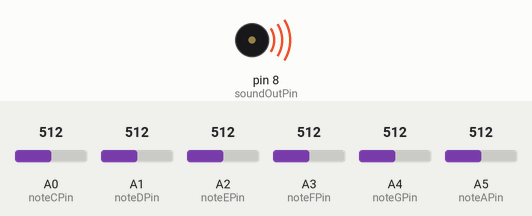
Simulated run of this sketch. Board: Arduino Uno, built with avr-gcc and run on an emulated ATmega328P. Shown: buzzer (waves = sounding). The inputs (shaded band) are chosen by the test bench; at power-on: A0 (noteCPin) = 512, A1 (noteDPin) = 512, A2 (noteEPin) = 512, A3 (noteFPin) = 512, A4 (noteGPin) = 512, A5 (noteAPin) = 512.

Above: at 0.1 s.
Timing chart, 0 to 1.6 s (numbered marks = the images above):
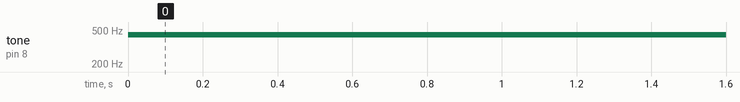

The sketch:

Musical-Bananas.ino
```cpp
// Musical-Bananas
// (c) 2025 tweeks-homework@theweeks.org
// A fun little musical fruit organ (touch sensors) made from 3Mohm pull down
// resistors into the Analog 0-5 pins, connection to pieces of fruit
// to trigger the keys C-A (using pitches.h).  It's not a perfect quality
// sound with the constant polled reading of every analog input, but it's
// good enough to get kids engaged. If anyone has a better key-polling method
// please let me know.

#include "pitches.h"

//ANALOG MODDE
int noteCPin=A0;
int noteDPin=A1;
int noteEPin=A2;
int noteFPin=A3;
int noteGPin=A4;
int noteAPin=A5;


int soundOutPin=8;
int touchThresh=30;
int note=0;

void setup() {
  Serial.begin(9600);
  pinMode(soundOutPin, OUTPUT);
}

void loop() {

  // Use Serial prints for setting your touch-trigger threshold value.
  //Serial.println("======================");
  //delay(1);
  if(analogRead(noteCPin) > touchThresh) note=NOTE_C4;
  //Serial.print("C=");Serial.println(analogRead(noteCPin));
  //delay(1);
  if(analogRead(noteDPin) > touchThresh) note=NOTE_D4;
  //Serial.print("D=");Serial.println(analogRead(noteDPin));
  //delay(1);
  if(analogRead(noteEPin) > touchThresh) note=NOTE_E4;
  //Serial.print("E=");Serial.println(analogRead(noteEPin));
  //delay(1);
  if(analogRead(noteFPin) > touchThresh) note=NOTE_F4;
  //Serial.print("F=");Serial.println(analogRead(noteFPin));
  //delay(1);
  if(analogRead(noteGPin) > touchThresh) note=NOTE_G4;
  //Serial.print("G=");Serial.println(analogRead(noteGPin));
  //delay(1);
  if(analogRead(noteAPin) > touchThresh) note=NOTE_A4;
  //Serial.print("A=");Serial.println(analogRead(noteFPin));

  if(note != 0){
    tone(soundOutPin, note);
    delay(80);
    note=0;
  }
  else{
    noTone(soundOutPin);
  }
  delay(1);
}
```

pitches.h
```cpp
/*************************************************
   Public Constants
 *************************************************/

#define NOTE_B0  31
#define NOTE_C1  33
#define NOTE_CS1 35
#define NOTE_D1  37
#define NOTE_DS1 39
#define NOTE_E1  41
#define NOTE_F1  44
#define NOTE_FS1 46
#define NOTE_G1  49
#define NOTE_GS1 52
#define NOTE_A1  55
#define NOTE_AS1 58
#define NOTE_B1  62
#define NOTE_C2  65
#define NOTE_CS2 69
#define NOTE_D2  73
#define NOTE_DS2 78
#define NOTE_E2  82
#define NOTE_F2  87
#define NOTE_FS2 93
#define NOTE_G2  98
#define NOTE_GS2 104
#define NOTE_A2  110
#define NOTE_AS2 117
#define NOTE_B2  123
#define NOTE_C3  131
#define NOTE_CS3 139
#define NOTE_D3  147
#define NOTE_DS3 156
#define NOTE_E3  165
#define NOTE_F3  175
#define NOTE_FS3 185
#define NOTE_G3  196
#define NOTE_GS3 208
#define NOTE_A3  220
#define NOTE_AS3 233
#define NOTE_B3  247
#define NOTE_C4  262
#define NOTE_CS4 277
#define NOTE_D4  294
#define NOTE_DS4 311
#define NOTE_E4  330
#define NOTE_F4  349
#define NOTE_FS4 370
#define NOTE_G4  392
#define NOTE_GS4 415
#define NOTE_A4  440
#define NOTE_AS4 466
#define NOTE_B4  494
#define NOTE_C5  523
#define NOTE_CS5 554
#define NOTE_D5  587
#define NOTE_DS5 622
#define NOTE_E5  659
#define NOTE_F5  698
#define NOTE_FS5 740
#define NOTE_G5  784
#define NOTE_GS5 831
#define NOTE_A5  880
#define NOTE_AS5 932
#define NOTE_B5  988
#define NOTE_C6  1047
#define NOTE_CS6 1109
#define NOTE_D6  1175
#define NOTE_DS6 1245
#define NOTE_E6  1319
#define NOTE_F6  1397
#define NOTE_FS6 1480
#define NOTE_G6  1568
#define NOTE_GS6 1661
#define NOTE_A6  1760
#define NOTE_AS6 1865
#define NOTE_B6  1976
#define NOTE_C7  2093
#define NOTE_CS7 2217
#define NOTE_D7  2349
#define NOTE_DS7 2489
#define NOTE_E7  2637
#define NOTE_F7  2794
#define NOTE_FS7 2960
#define NOTE_G7  3136
#define NOTE_GS7 3322
#define NOTE_A7  3520
#define NOTE_AS7 3729
#define NOTE_B7  3951
#define NOTE_C8  4186
#define NOTE_CS8 4435
#define NOTE_D8  4699
#define NOTE_DS8 4978
```

Measured:
- by itself, tone on pin 8 (soundOutPin): silent → 440 Hz at 0.00 s
